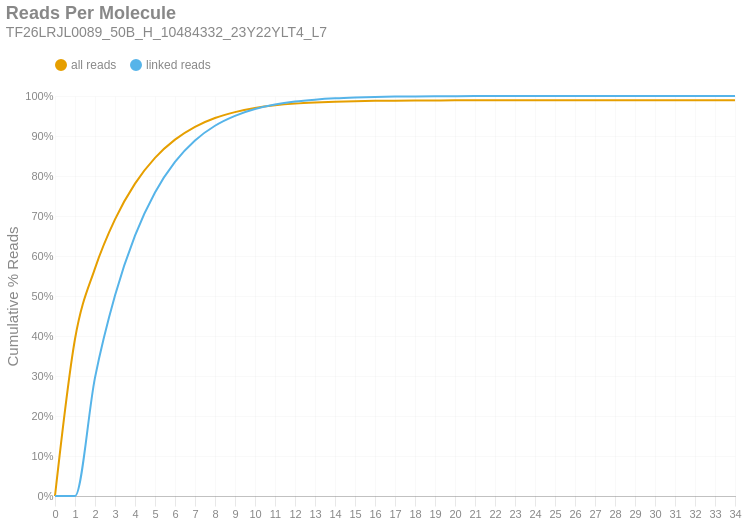

Notebook code for this chart:
### Markdown cell above
### Reads per Molecule
This chart shows the cumulative distribution of the number of reads per linked molecule. That is, how many alignments are associated with a unique molecule. This excludes the number of reads associated with invalid or absent linked-read barcodes. The `linked` histogram is the percentages recalculated when disregarding singletons.

### Code cell
if SKIPLR:
    print_html(f"Skipped")
else:
    counts = np.bincount(valids['reads'].cast(pl.Int64).to_numpy())
    weighted = counts * np.arange(len(counts))
    all_perc = weighted / n_reads
    linked_perc = weighted / n_linked_reads
    linked_perc[1] = 0
    binned_df = pl.DataFrame({
        'readsper': list(range(len(counts))),
        'all reads (cumsum)': np.cumsum(all_perc).tolist(),
        'linked reads (cumsum)': np.cumsum(linked_perc).tolist(),
    })

    with SafeRender(binned_df):
        (
            density_plot(binned_df, 'Reads Per Molecule', samplename, 'readspmol')
            .encode(
                x=alt.X('readsper:O', title=None).axis(labelAngle=0).scale(padding=0),
                y=alt.Y('value:Q', title='Cumulative % Reads').axis(format='%').stack(False),
                color=alt.Color("key:N").scale(domain=["all reads", "linked reads"]),
                tooltip=[
                    alt.Tooltip("key:N", title="Data Type"),
                    alt.Tooltip("readsper:O", title="Reads Per Molecule"),
                    alt.Tooltip("value:Q", format=".2%", title="% Reads (Cum.)")
                ]            
            )
        ).display()

### Figure 1 — Vega-Lite specification as saved in the notebook (floating-point values rounded to 4 significant figures)
{"width": "container", "height": 400, "config": {"title": {"anchor": "start", "dy": -15, "fontSize": 18, "color": "#888888", "subtitleColor": "#888888", "subtitleFontSize": 14}, "arc": {"fill": "#0072B2"}, "axis": {"domainColor": "#888888", "domainWidth": 0.5, "gridWidth": 0.2, "grid": false, "titleFontWeight": 400, "titleFontSize": 15, "labelFontSize": 11, "labelColor": "#888888", "tickColor": "#888888", "tickWidth": 0.2, "titleColor": "#888888"}, "axisBand": {"grid": false}, "axisX": {"grid": true, "tickSize": 10, "domainCap": "round"}, "axisY": {"domain": false, "grid": true, "tickSize": 0, "domainCap": "round"}, "background": "transparent", "header": {"labelFontSize": 15, "labelColor": "#888888", "titleFontSize": 15, "titleFontWeight": 600, "titleColor": "#888888"}, "legend": {"labelFont": "sans-serif", "labelFontSize": 12, "labelColor": "#888888", "symbolSize": 100, "symbolType": "circle", "titleFontSize": 12, "titlePadding": 10, "titleColor": "#888888", "title": null, "orient": "top"}, "range": {"category": ["#E69F00", "#56B4E9", "#009E73", "#F0E442", "#0072B2", "#D55E00", "#CC79A7", "#000000"], "diverging": ["#cfe8f3", "#a2d4ec", "#73bfe2", "#46abdb", "#1696d2", "#12719e"]}, "area": {"fill": "#0072B2", "fillOpacity": 0.7, "line": true, "strokeOpacity": 0.7}, "line": {"color": "#0072B2", "stroke": "#0072B2", "strokeWidth": 2}, "trail": {"color": "#0072B2", "stroke": "#0072B2", "strokeWidth": 0, "size": 1}, "point": {"filled": true, "fillOpacity": 1.0, "size": 95}, "text": {"color": "#888888", "fontSize": 11, "align": "right", "fontWeight": 400, "size": 11}, "bar": {"fill": "#0072B2", "stroke": null}, "view": {"stroke": null, "continuousWidth": 660, "continuousHeight": 400}}, "data": {"name": "data-4e4d420c097be9567a6a9226930d0b99"}, "mark": {"type": "line", "interpolate": "monotone", "point": {"opacity": 0, "size": 275}}, "encoding": {"color": {"field": "key", "scale": {"domain": ["all reads", "linked reads"]}, "type": "nominal"}, "tooltip": [{"field": "key", "title": "Data Type", "type": "nominal"}, {"field": "readsper", "title": "Reads Per Molecule", "type": "ordinal"}, {"field": "value", "format": ".2%", "title": "% Reads (Cum.)", "type": "quantitative"}], "x": {"axis": {"labelAngle": 0}, "field": "readsper", "scale": {"padding": 0}, "title": null, "type": "ordinal"}, "y": {"axis": {"format": "%"}, "field": "value", "stack": false, "title": "Cumulative % Reads", "type": "quantitative"}}, "params": [{"name": "param_c36ac31b6afebe62", "select": {"type": "point", "fields": ["key"]}, "bind": "legend"}], "title": {"text": "Reads Per Molecule", "subtitle": "TF26LRJL0089_50B_H_10484332_23Y22YLT4_L7"}, "transform": [{"fold": ["all reads (cumsum)", "linked reads (cumsum)"]}, {"calculate": "replace(datum.key, ' (cumsum)', '')", "as": "key"}, {"filter": {"param": "param_c36ac31b6afebe62"}}], "usermeta": {"embedOptions": {"downloadFileName": "TF26LRJL0089_50B_H_10484332_23Y22YLT4_L7.readspmol"}}, "$schema": "https://vega.github.io/schema/vega-lite/v6.4.1.json", "datasets": {"data-4e4d420c097be9567a6a9226930d0b99": [{"readsper": 0, "all reads (cumsum)": 0.0, "linked reads (cumsum)": 0.0}, {"readsper": 1, "all reads (cumsum)": 0.3924, "linked reads (cumsum)": 0.0}, {"readsper": 2, "all reads (cumsum)": 0.5691, "linked reads (cumsum)": 0.2959}, {"readsper": 3, "all reads (cumsum)": 0.6916, "linked reads (cumsum)": 0.5012}, {"readsper": 4, "all reads (cumsum)": 0.781, "linked reads (cumsum)": 0.651}, {"readsper": 5, "all reads (cumsum)": 0.8454, "linked reads (cumsum)": 0.7588}, {"readsper": 6, "all reads (cumsum)": 0.8909, "linked reads (cumsum)": 0.8351}, {"readsper": 7, "all reads (cumsum)": 0.923, "linked reads (cumsum)": 0.8888}, {"readsper": 8, "all reads (cumsum)": 0.9449, "linked reads (cumsum)": 0.9256}, {"readsper": 9, "all reads (cumsum)": 0.9597, "linked reads (cumsum)": 0.9504}, {"readsper": 10, "all reads (cumsum)": 0.9699, "linked reads (cumsum)": 0.9673}, {"readsper": 11, "all reads (cumsum)": 0.9766, "linked reads (cumsum)": 0.9787}, {"readsper": 12, "all reads (cumsum)": 0.9811, "linked reads (cumsum)": 0.9861}, {"readsper": 13, "all reads (cumsum)": 0.9839, "linked reads (cumsum)": 0.9909}, {"readsper": 14, "all reads (cumsum)": 0.9859, "linked reads (cumsum)": 0.9942}, {"readsper": 15, "all reads (cumsum)": 0.9871, "linked reads (cumsum)": 0.9963}, {"readsper": 16, "all reads (cumsum)": 0.9879, "linked reads (cumsum)": 0.9976}, {"readsper": 17, "all reads (cumsum)": 0.9884, "linked reads (cumsum)": 0.9984}, {"readsper": 18, "all reads (cumsum)": 0.9888, "linked reads (cumsum)": 0.999}, {"readsper": 19, "all reads (cumsum)": 0.989, "linked reads (cumsum)": 0.9994}, {"readsper": 20, "all reads (cumsum)": 0.9891, "linked reads (cumsum)": 0.9996}, {"readsper": 21, "all reads (cumsum)": 0.9892, "linked reads (cumsum)": 0.9998}, {"readsper": 22, "all reads (cumsum)": 0.9893, "linked reads (cumsum)": 0.9998}, {"readsper": 23, "all reads (cumsum)": 0.9893, "linked reads (cumsum)": 0.9999}, {"readsper": 24, "all reads (cumsum)": 0.9893, "linked reads (cumsum)": 0.9999}, {"readsper": 25, "all reads (cumsum)": 0.9893, "linked reads (cumsum)": 1.0}, {"readsper": 26, "all reads (cumsum)": 0.9893, "linked reads (cumsum)": 1.0}, {"readsper": 27, "all reads (cumsum)": 0.9893, "linked reads (cumsum)": 1.0}, {"readsper": 28, "all reads (cumsum)": 0.9893, "linked reads (cumsum)": 1.0}, {"readsper": 29, "all reads (cumsum)": 0.9894, "linked reads (cumsum)": 1.0}, {"readsper": 30, "all reads (cumsum)": 0.9894, "linked reads (cumsum)": 1.0}, {"readsper": 31, "all reads (cumsum)": 0.9894, "linked reads (cumsum)": 1.0}, {"readsper": 32, "all reads (cumsum)": 0.9894, "linked reads (cumsum)": 1.0}, {"readsper": 33, "all reads (cumsum)": 0.9894, "linked reads (cumsum)": 1.0}, {"readsper": 34, "all reads (cumsum)": 0.9894, "linked reads (cumsum)": 1.0}]}}
